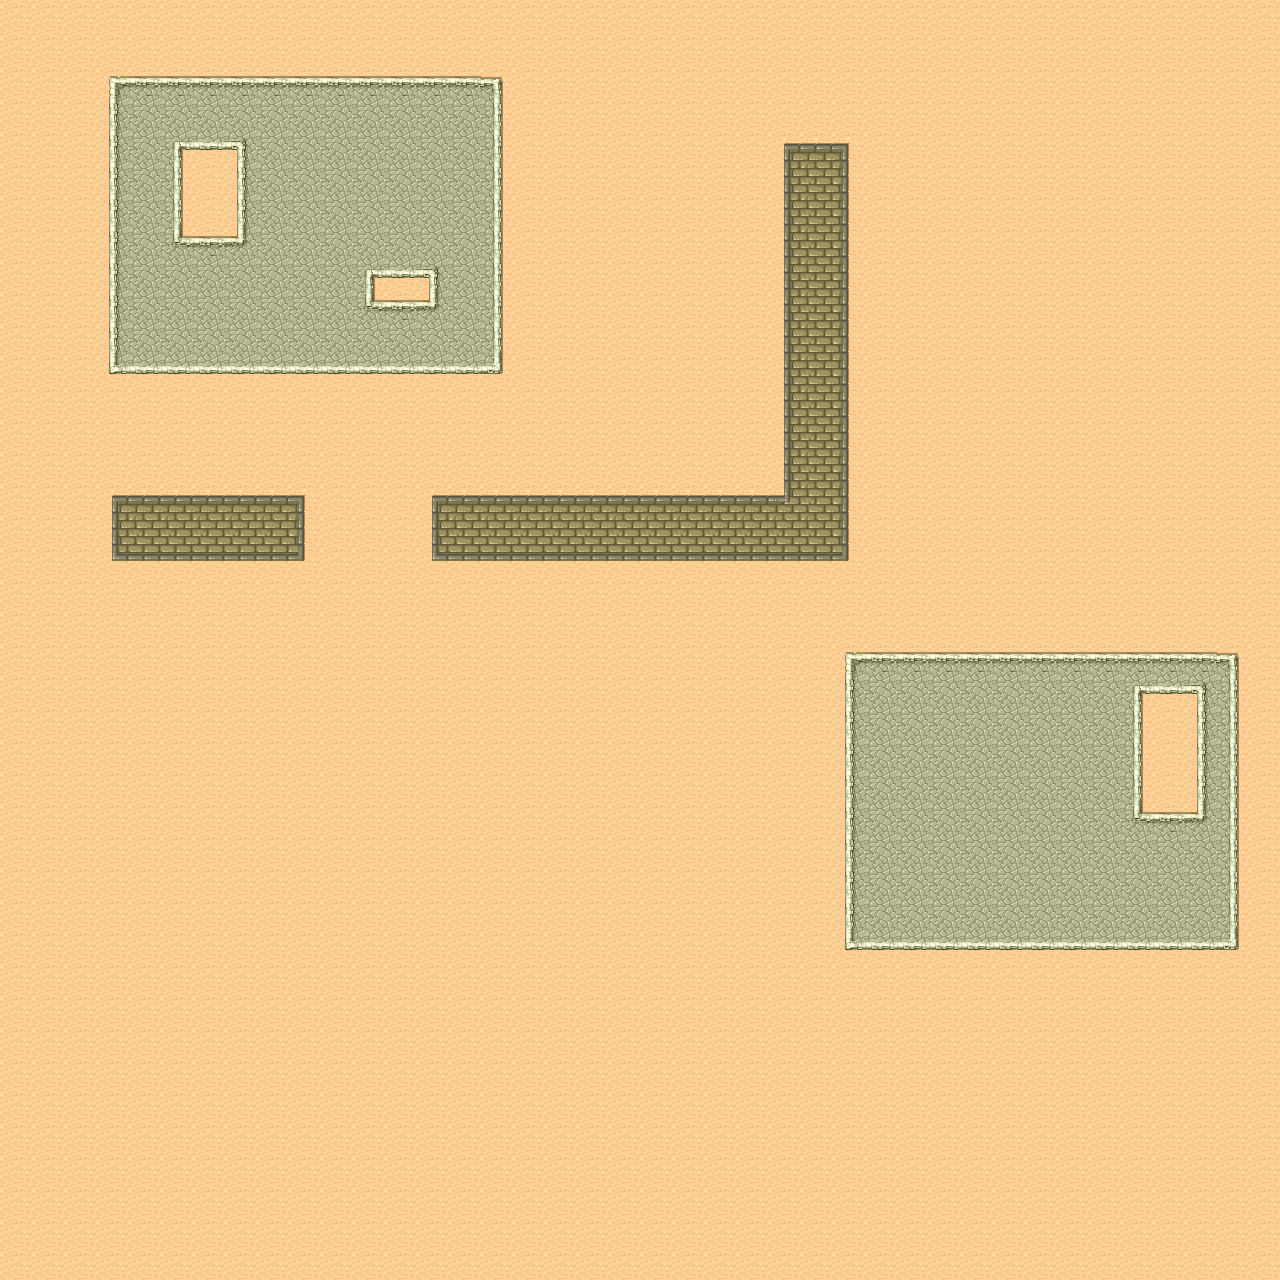

Tiled map render using the project's own tile images. Description and the map definition, with tile-layer contents summarised, below:
An orthogonal 40x40 tile map with 32x32 px tiles, 2 tile layers (background, ground).

<map version="1.0" orientation="orthogonal" renderorder="right-down" width="40" height="40" tilewidth="32" tileheight="32" nextobjectid="1">
 <tileset firstgid="1" source="other/desert.tsx" />
 <layer name="background" width="40" height="40">
  <data>[1600 cells, 1600 non-empty, 1 distinct tile ids]</data>
 </layer>
 <layer name="ground" width="40" height="40">
  <data>[1600 cells, 351 non-empty, 23 distinct tile ids]</data>
 </layer>
</map>
